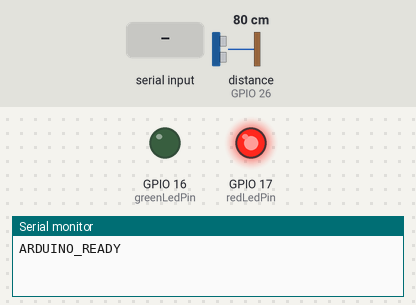
Recording of a sketch running on a simulated ESP32. On the bench: output pins drawn as LEDs (lit = HIGH), the last lines printed to the serial monitor. Dashed ring = blinking. The inputs (shaded band) are chosen by the test bench; at power-on: distance to the obstacle (sensor on GPIO 26) 80 cm. The echo pulse lasts 58.3 µs per cm; pins used as bus, display or sensor lines are not drawn.

Above: at 3.2 s.
3.3 s: "PYTHON_READY\n" received over Serial
4.8 s: "LIBERAR\n" received over Serial
At 5.5 s:
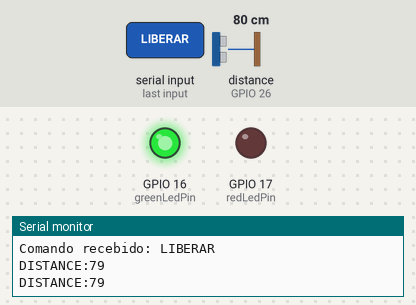
6.4 s: "PROCESSANDO\n" received over Serial
At 6.84 s:
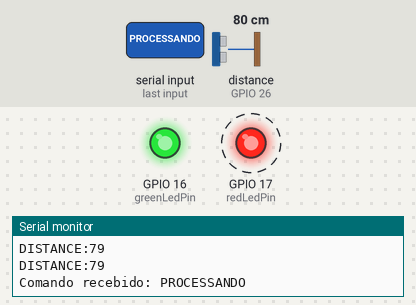
Timing chart, 0 to 15.4 s (numbered marks = the images above; inputs shaded):
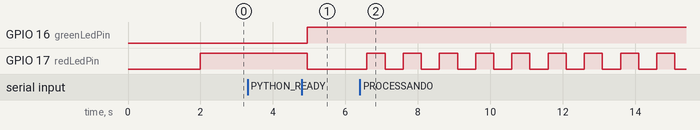

The sketch:

arduino.ino
```cpp
// Define os pinos de Trig, Echo, LEDs vermelho e verde
const int trigPin = 25;
const int echoPin = 26;
const int redLedPin = 17;   // Pino do LED vermelho
const int greenLedPin = 16; // Pino do LED verde

// Variáveis para armazenar o tempo e a distância
long duration;
int distance;
int distanceThreshold = 20; // Distância em cm para acionar a captura

bool arduinoIdentificado = false;  // Flag para indicar se o Arduino já foi identificado pelo Python
bool isProcessing = false; // Flag para indicar se está processando
bool personPresent = false; // Flag para indicar se a pessoa está próxima
bool accessGranted = false; // Flag para indicar se o acesso foi liberado

void setup() {
  Serial.begin(9600);
  delay(2000); // Aguarda 2 segundos para estabilizar a comunicação serial
  Serial.println("ARDUINO_READY");  // Envia mensagem de identificação

  // Configura os pinos
  pinMode(trigPin, OUTPUT);
  pinMode(echoPin, INPUT);
  pinMode(redLedPin, OUTPUT);
  pinMode(greenLedPin, OUTPUT);

  // Garante que os LEDs estejam no estado inicial
  digitalWrite(redLedPin, HIGH);  // LED vermelho aceso inicialmente
  digitalWrite(greenLedPin, LOW); // LED verde apagado inicialmente
}

void loop() {
  if (!arduinoIdentificado) {
    // Aguarda o Python enviar "PYTHON_READY"
    if (Serial.available()) {
      String comando = Serial.readStringUntil('\n');
      comando.trim();
      if (comando == "PYTHON_READY") {
        arduinoIdentificado = true;
        Serial.println("ARDUINO_CONFIRMED"); // Opcional: confirma a identificação
        Serial.println("Arduino identificado pelo Python.");
      }
    }
    return;  // Aguarda até ser identificado
  }

  // Limpa o pino Trigger
  digitalWrite(trigPin, LOW);
  delayMicroseconds(2);

  // Emite um pulso de 10 microsegundos no Trigger
  digitalWrite(trigPin, HIGH);
  delayMicroseconds(10);
  digitalWrite(trigPin, LOW);

  // Lê o tempo de retorno no Echo
  duration = pulseIn(echoPin, HIGH);

  // Calcula a distância em cm
  distance = duration * 0.034 / 2;

  // Envia a distância para o Python
  if (!isProcessing) {
    Serial.print("DISTANCE:");
    Serial.println(distance);
  }

  // Verifica se a pessoa está presente ou não
  if (distance < distanceThreshold) {
    personPresent = true;
  } else {
    if (personPresent) {
      // Pessoa se afastou
      personPresent = false;
      if (accessGranted) {
        // Se o acesso foi liberado e a pessoa se afastou, retorna ao estado inicial
        digitalWrite(greenLedPin, LOW); // Apaga o LED verde
        digitalWrite(redLedPin, HIGH);  // Acende o LED vermelho
        accessGranted = false;
      }
    }
  }

  // Verifica se recebeu algum comando do Python
  if (Serial.available()) {
    String comando = Serial.readStringUntil('\n');
    comando.trim();
    Serial.print("Comando recebido: ");
    Serial.println(comando); // Adicionado para debug

    if (comando == "LIBERAR") {
      digitalWrite(greenLedPin, HIGH); // Acende o LED verde
      digitalWrite(redLedPin, LOW);    // Apaga o LED vermelho
      isProcessing = false;
      accessGranted = true; // Marca que o acesso foi liberado
    } else if (comando == "RECUSAR") {
      digitalWrite(greenLedPin, LOW);  // Apaga o LED verde
      digitalWrite(redLedPin, HIGH);   // Acende o LED vermelho
      isProcessing = false;
      accessGranted = false; // Certifique-se de que o acesso não está liberado
    } else if (comando == "PROCESSANDO") {
      isProcessing = true;
      blinkRedLed(); // Inicia o piscar do LED vermelho
    }
  }

  delay(200); // Aguarda um pouco antes de realizar a próxima ação
}

void blinkRedLed() {
  unsigned long currentMillis = millis();
  unsigned long previousMillis = 0;
  const long interval = 500; // Intervalo de 500ms para piscar

  while (isProcessing) {
    if (Serial.available()) {
      String comando = Serial.readStringUntil('\n');
      comando.trim();
      Serial.print("Comando recebido durante o processamento: ");
      Serial.println(comando); // Adicionado para debug

      if (comando == "LIBERAR") {
        digitalWrite(greenLedPin, HIGH); // Acende o LED verde
        digitalWrite(redLedPin, LOW);    // Apaga o LED vermelho
        isProcessing = false;
        accessGranted = true;
        return;
      } else if (comando == "RECUSAR") {
        digitalWrite(greenLedPin, LOW);  // Apaga o LED verde
        digitalWrite(redLedPin, HIGH);   // Acende o LED vermelho
        isProcessing = false;
        accessGranted = false;
        return;
      }
    }

    currentMillis = millis();

    if (currentMillis - previousMillis >= interval) {
      previousMillis = currentMillis;
      int state = digitalRead(redLedPin);
      digitalWrite(redLedPin, !state); // Inverte o estado do LED vermelho
    }
  }

  digitalWrite(redLedPin, LOW); // Garante que o LED vermelho esteja apagado
}
```

Measured:
- after the input at 4.8 s, GPIO 16 (greenLedPin): LOW → HIGH after 0.15 s; GPIO 17 (redLedPin): HIGH → LOW after 0.15 s
- after the input at 6.4 s, GPIO 17 (redLedPin): alternates HIGH for 0.50 s and LOW for 0.50 s, starting after 0.19 s
